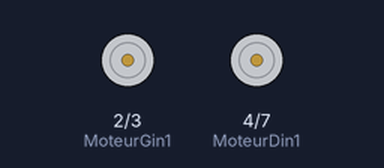
The sketch below on a simulated Arduino Uno, built with avr-gcc and run on an emulated ATmega328P. On the bench: motor-driver pin pairs drawn as motors (green arrow = first pin HIGH = forward, orange = second pin HIGH = backward, longer = more drive, scaled by the enable pin).

Above: at 0.5 s.
At 3.5 s:
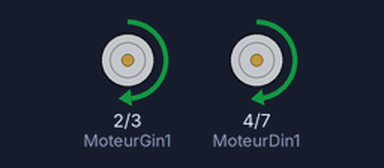
Timing chart, 0 to 7.8 s (numbered marks = the images above):
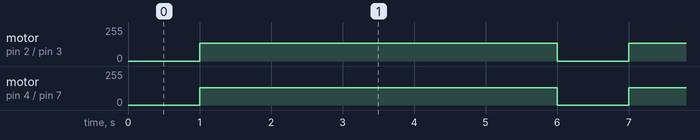

The sketch:

pwm.ino
```cpp
//def variable
#define MoteurDin1 4  //pin de commande moteur DroitIN3
#define MoteurDin2 7  //pin de commande moteur DroitIN4
#define MoteurDenA 5  //pin PWM moteur Droit
#define MoteurGin1 2  //pin de commande moteur Gauche
#define MoteurGin2 3 //pin de commande moteur Gauche
#define MoteurGenA 6 //pin PWM moteur Gauche

//variable de réglage
float correc=5;

void setup() {
pinMode (MoteurDin1,OUTPUT);
pinMode (MoteurDin2,OUTPUT);
pinMode (MoteurDenA,OUTPUT);
pinMode (MoteurGin1,OUTPUT);
pinMode (MoteurGin2,OUTPUT);
pinMode (MoteurGenA,OUTPUT);

}

void loop() {
 int x;
  while(x<4){
    x=x+1;
     digitalWrite(MoteurDenA,LOW);
    digitalWrite(MoteurGenA,LOW);
    delay (1000);
    analogWrite(MoteurDenA,128+correc);
    digitalWrite(MoteurDin1,HIGH);
    digitalWrite(MoteurDin2, LOW);
    analogWrite(MoteurGenA,128);
    digitalWrite(MoteurGin1,HIGH);
    digitalWrite(MoteurGin2, LOW);
    delay (5000);
  }
digitalWrite(MoteurDenA,LOW);
    digitalWrite(MoteurGenA,LOW);
}
```

Measured:
- by itself, motor on pin 2 (MoteurGin1) / pin 3 (MoteurGin2): alternates forward 133/255 for 5.0 s and stopped for 1.0 s
- by itself, motor on pin 4 (MoteurDin1) / pin 7 (MoteurDin2): alternates forward 128/255 for 5.0 s and stopped for 1.0 s
